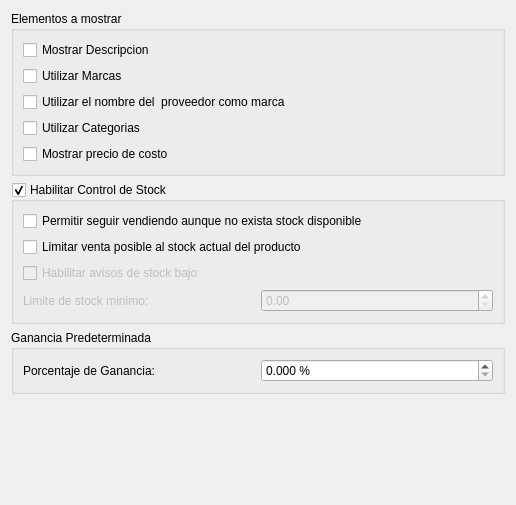
<?xml version="1.0" encoding="UTF-8"?>
<ui version="4.0">
 <class>FormPrefProductosBase</class>
 <widget class="QWidget" name="FormPrefProductosBase">
  <property name="geometry">
   <rect>
    <x>0</x>
    <y>0</y>
    <width>516</width>
    <height>505</height>
   </rect>
  </property>
  <property name="windowTitle">
   <string>Form</string>
  </property>
  <layout class="QVBoxLayout" name="verticalLayout_4">
   <item>
    <widget class="QGroupBox" name="groupBox">
     <property name="title">
      <string>Elementos a mostrar</string>
     </property>
     <layout class="QVBoxLayout" name="verticalLayout">
      <item>
       <widget class="QCheckBox" name="CkBDescripcion">
        <property name="text">
         <string>Mostrar Descripcion</string>
        </property>
       </widget>
      </item>
      <item>
       <widget class="QCheckBox" name="CkBMarcas">
        <property name="text">
         <string>Utilizar Marcas</string>
        </property>
       </widget>
      </item>
      <item>
       <widget class="QCheckBox" name="CkBMarcaProveedor">
        <property name="text">
         <string>Utilizar el nombre del  proveedor como marca</string>
        </property>
       </widget>
      </item>
      <item>
       <widget class="QCheckBox" name="CkBCategorias">
        <property name="enabled">
         <bool>true</bool>
        </property>
        <property name="text">
         <string>Utilizar Categorias</string>
        </property>
       </widget>
      </item>
      <item>
       <widget class="QCheckBox" name="CkBCosto">
        <property name="text">
         <string>Mostrar precio de costo</string>
        </property>
       </widget>
      </item>
     </layout>
    </widget>
   </item>
   <item>
    <widget class="QGroupBox" name="GBStock">
     <property name="enabled">
      <bool>true</bool>
     </property>
     <property name="title">
      <string>Habilitar Control de Stock</string>
     </property>
     <property name="flat">
      <bool>false</bool>
     </property>
     <property name="checkable">
      <bool>true</bool>
     </property>
     <layout class="QVBoxLayout" name="verticalLayout_2">
      <item>
       <widget class="QCheckBox" name="CkBPermitir">
        <property name="text">
         <string>Permitir seguir vendiendo aunque no exista stock disponible</string>
        </property>
       </widget>
      </item>
      <item>
       <widget class="QCheckBox" name="CkBLimitarVenta">
        <property name="enabled">
         <bool>true</bool>
        </property>
        <property name="text">
         <string>Limitar venta posible al stock actual del producto</string>
        </property>
       </widget>
      </item>
      <item>
       <widget class="QCheckBox" name="CkBAvisosStock">
        <property name="enabled">
         <bool>false</bool>
        </property>
        <property name="text">
         <string>Habilitar avisos de stock bajo</string>
        </property>
       </widget>
      </item>
      <item>
       <layout class="QHBoxLayout" name="horizontalLayout">
        <item>
         <widget class="QLabel" name="LStockMin">
          <property name="enabled">
           <bool>false</bool>
          </property>
          <property name="text">
           <string>Limite de stock minimo:</string>
          </property>
          <property name="buddy">
           <cstring>DSBLimiteMinimo</cstring>
          </property>
         </widget>
        </item>
        <item>
         <widget class="QDoubleSpinBox" name="DSBLimiteMinimo">
          <property name="enabled">
           <bool>false</bool>
          </property>
         </widget>
        </item>
       </layout>
      </item>
     </layout>
    </widget>
   </item>
   <item>
    <widget class="QGroupBox" name="GBGanancia">
     <property name="title">
      <string>Ganancia Predeterminada</string>
     </property>
     <layout class="QVBoxLayout" name="verticalLayout_3">
      <item>
       <layout class="QHBoxLayout" name="horizontalLayout_2">
        <item>
         <widget class="QLabel" name="label">
          <property name="text">
           <string>Porcentaje de Ganancia:</string>
          </property>
         </widget>
        </item>
        <item>
         <widget class="QDoubleSpinBox" name="DsBGanancia">
          <property name="suffix">
           <string> %</string>
          </property>
          <property name="decimals">
           <number>3</number>
          </property>
          <property name="maximum">
           <double>999.990000000000009</double>
          </property>
         </widget>
        </item>
       </layout>
      </item>
     </layout>
    </widget>
   </item>
   <item>
    <spacer name="verticalSpacer">
     <property name="orientation">
      <enum>Qt::Vertical</enum>
     </property>
     <property name="sizeHint" stdset="0">
      <size>
       <width>20</width>
       <height>40</height>
      </size>
     </property>
    </spacer>
   </item>
  </layout>
 </widget>
 <resources/>
 <connections>
  <connection>
   <sender>CkBAvisosStock</sender>
   <signal>toggled(bool)</signal>
   <receiver>LStockMin</receiver>
   <slot>setVisible(bool)</slot>
   <hints>
    <hint type="sourcelabel">
     <x>125</x>
     <y>287</y>
    </hint>
    <hint type="destinationlabel">
     <x>190</x>
     <y>321</y>
    </hint>
   </hints>
  </connection>
  <connection>
   <sender>CkBAvisosStock</sender>
   <signal>toggled(bool)</signal>
   <receiver>DSBLimiteMinimo</receiver>
   <slot>setVisible(bool)</slot>
   <hints>
    <hint type="sourcelabel">
     <x>271</x>
     <y>287</y>
    </hint>
    <hint type="destinationlabel">
     <x>496</x>
     <y>321</y>
    </hint>
   </hints>
  </connection>
  <connection>
   <sender>CkBMarcas</sender>
   <signal>toggled(bool)</signal>
   <receiver>CkBMarcaProveedor</receiver>
   <slot>setVisible(bool)</slot>
   <hints>
    <hint type="sourcelabel">
     <x>121</x>
     <y>77</y>
    </hint>
    <hint type="destinationlabel">
     <x>126</x>
     <y>98</y>
    </hint>
   </hints>
  </connection>
 </connections>
</ui>
